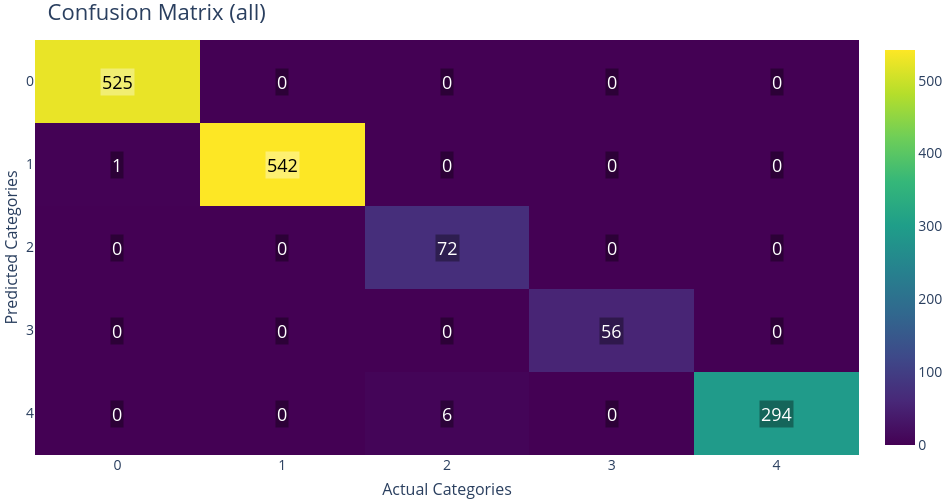

This figure's notebook cell:
### Markdown cell above
### For the whole dataset

### Code cell
fig_cm = pyg.PlotConfusionMatrix(split="all")
fig_cm.show()

### Figure 1 — Plotly figure (JSON) as saved in the notebook; plotly's stock layout.template omitted (floating-point values rounded to 4 significant figures)
{"data": [{"colorbar": {"tickfont": {"size": 14}, "title": {"font": {"size": 16}}}, "colorscale": [[0, "rgb(68, 1, 84)"], [0.1111, "rgb(72, 40, 120)"], [0.2222, "rgb(62, 73, 137)"], [0.3333, "rgb(49, 104, 142)"], [0.4444, "rgb(38, 130, 142)"], [0.5556, "rgb(31, 158, 137)"], [0.6667, "rgb(53, 183, 121)"], [0.7778, "rgb(110, 206, 88)"], [0.8889, "rgb(181, 222, 43)"], [1, "rgb(253, 231, 37)"]], "showscale": true, "type": "heatmap", "x": [0, 1, 2, 3, 4], "y": [0, 1, 2, 3, 4], "z": [[525, 0, 0, 0, 0], [1, 542, 0, 0, 0], [0, 0, 72, 0, 0], [0, 0, 0, 56, 0], [0, 0, 6, 0, 294]], "zmax": 542, "zmin": 0}], "layout": {"annotations": [{"bgcolor": "rgba(255,255,255,0.35)", "font": {"color": "black", "size": 18}, "opacity": 1, "showarrow": false, "text": "525", "x": 0, "xref": "x", "y": 0, "yref": "y"}, {"bgcolor": "rgba(0,0,0,0.35)", "font": {"color": "white", "size": 18}, "opacity": 1, "showarrow": false, "text": "0", "x": 1, "xref": "x", "y": 0, "yref": "y"}, {"bgcolor": "rgba(0,0,0,0.35)", "font": {"color": "white", "size": 18}, "opacity": 1, "showarrow": false, "text": "0", "x": 2, "xref": "x", "y": 0, "yref": "y"}, {"bgcolor": "rgba(0,0,0,0.35)", "font": {"color": "white", "size": 18}, "opacity": 1, "showarrow": false, "text": "0", "x": 3, "xref": "x", "y": 0, "yref": "y"}, {"bgcolor": "rgba(0,0,0,0.35)", "font": {"color": "white", "size": 18}, "opacity": 1, "showarrow": false, "text": "0", "x": 4, "xref": "x", "y": 0, "yref": "y"}, {"bgcolor": "rgba(0,0,0,0.35)", "font": {"color": "white", "size": 18}, "opacity": 1, "showarrow": false, "text": "1", "x": 0, "xref": "x", "y": 1, "yref": "y"}, {"bgcolor": "rgba(255,255,255,0.35)", "font": {"color": "black", "size": 18}, "opacity": 1, "showarrow": false, "text": "542", "x": 1, "xref": "x", "y": 1, "yref": "y"}, {"bgcolor": "rgba(0,0,0,0.35)", "font": {"color": "white", "size": 18}, "opacity": 1, "showarrow": false, "text": "0", "x": 2, "xref": "x", "y": 1, "yref": "y"}, {"bgcolor": "rgba(0,0,0,0.35)", "font": {"color": "white", "size": 18}, "opacity": 1, "showarrow": false, "text": "0", "x": 3, "xref": "x", "y": 1, "yref": "y"}, {"bgcolor": "rgba(0,0,0,0.35)", "font": {"color": "white", "size": 18}, "opacity": 1, "showarrow": false, "text": "0", "x": 4, "xref": "x", "y": 1, "yref": "y"}, {"bgcolor": "rgba(0,0,0,0.35)", "font": {"color": "white", "size": 18}, "opacity": 1, "showarrow": false, "text": "0", "x": 0, "xref": "x", "y": 2, "yref": "y"}, {"bgcolor": "rgba(0,0,0,0.35)", "font": {"color": "white", "size": 18}, "opacity": 1, "showarrow": false, "text": "0", "x": 1, "xref": "x", "y": 2, "yref": "y"}, {"bgcolor": "rgba(0,0,0,0.35)", "font": {"color": "white", "size": 18}, "opacity": 1, "showarrow": false, "text": "72", "x": 2, "xref": "x", "y": 2, "yref": "y"}, {"bgcolor": "rgba(0,0,0,0.35)", "font": {"color": "white", "size": 18}, "opacity": 1, "showarrow": false, "text": "0", "x": 3, "xref": "x", "y": 2, "yref": "y"}, {"bgcolor": "rgba(0,0,0,0.35)", "font": {"color": "white", "size": 18}, "opacity": 1, "showarrow": false, "text": "0", "x": 4, "xref": "x", "y": 2, "yref": "y"}, {"bgcolor": "rgba(0,0,0,0.35)", "font": {"color": "white", "size": 18}, "opacity": 1, "showarrow": false, "text": "0", "x": 0, "xref": "x", "y": 3, "yref": "y"}, {"bgcolor": "rgba(0,0,0,0.35)", "font": {"color": "white", "size": 18}, "opacity": 1, "showarrow": false, "text": "0", "x": 1, "xref": "x", "y": 3, "yref": "y"}, {"bgcolor": "rgba(0,0,0,0.35)", "font": {"color": "white", "size": 18}, "opacity": 1, "showarrow": false, "text": "0", "x": 2, "xref": "x", "y": 3, "yref": "y"}, {"bgcolor": "rgba(0,0,0,0.35)", "font": {"color": "white", "size": 18}, "opacity": 1, "showarrow": false, "text": "56", "x": 3, "xref": "x", "y": 3, "yref": "y"}, {"bgcolor": "rgba(0,0,0,0.35)", "font": {"color": "white", "size": 18}, "opacity": 1, "showarrow": false, "text": "0", "x": 4, "xref": "x", "y": 3, "yref": "y"}, {"bgcolor": "rgba(0,0,0,0.35)", "font": {"color": "white", "size": 18}, "opacity": 1, "showarrow": false, "text": "0", "x": 0, "xref": "x", "y": 4, "yref": "y"}, {"bgcolor": "rgba(0,0,0,0.35)", "font": {"color": "white", "size": 18}, "opacity": 1, "showarrow": false, "text": "0", "x": 1, "xref": "x", "y": 4, "yref": "y"}, {"bgcolor": "rgba(0,0,0,0.35)", "font": {"color": "white", "size": 18}, "opacity": 1, "showarrow": false, "text": "6", "x": 2, "xref": "x", "y": 4, "yref": "y"}, {"bgcolor": "rgba(0,0,0,0.35)", "font": {"color": "white", "size": 18}, "opacity": 1, "showarrow": false, "text": "0", "x": 3, "xref": "x", "y": 4, "yref": "y"}, {"bgcolor": "rgba(0,0,0,0.35)", "font": {"color": "white", "size": 18}, "opacity": 1, "showarrow": false, "text": "294", "x": 4, "xref": "x", "y": 4, "yref": "y"}], "font": {"size": 16}, "height": 500, "margin": {"b": 0, "l": 0, "r": 0, "t": 40}, "paper_bgcolor": "RGBA(0,0,0,0)", "plot_bgcolor": "RGBA(0,0,0,0)", "title": {"font": {"size": 22}, "text": "Confusion Matrix (all)"}, "width": 950, "xaxis": {"gridcolor": "rgba(0,0,0,0.08)", "mirror": false, "showgrid": true, "showline": false, "tickangle": 0, "tickfont": {"size": 14}, "tickmode": "array", "ticktext": ["0", "1", "2", "3", "4"], "tickvals": [0, 1, 2, 3, 4], "title": {"font": {"size": 16}, "text": "Actual Categories"}, "zeroline": false}, "yaxis": {"autorange": "reversed", "gridcolor": "rgba(0,0,0,0.08)", "mirror": false, "showgrid": true, "showline": false, "tickfont": {"size": 14}, "tickmode": "array", "ticktext": ["0", "1", "2", "3", "4"], "tickvals": [0, 1, 2, 3, 4], "title": {"font": {"size": 16}, "text": "Predicted Categories"}, "zeroline": false}}}
